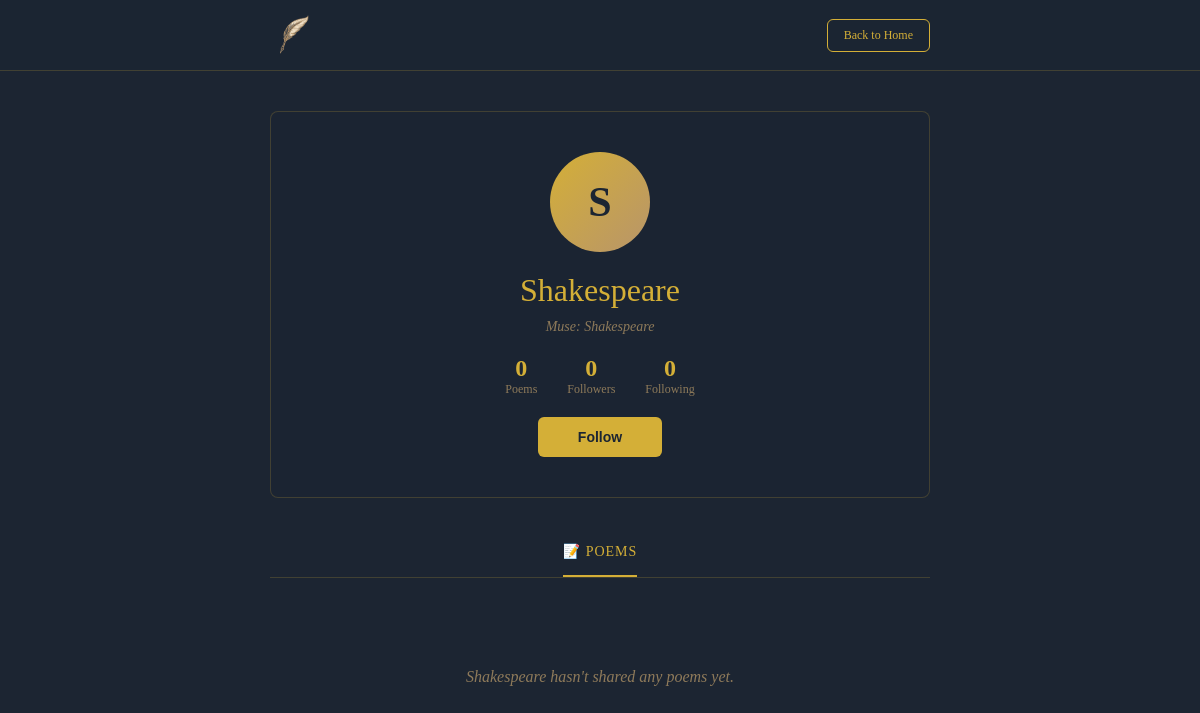
The page /user/1 (signed in) on the database its author committed.
### models.py (models this page shows, shortened)
class User(UserMixin, db.Model):
    __tablename__ = 'users'
    id = db.Column(db.Integer, primary_key=True)
    username = db.Column(db.String(80), unique=True, nullable=False)
    email = db.Column(db.String(120), unique=True, nullable=False)
    password_hash = db.Column(db.String(255), nullable=False)
    age = db.Column(db.Integer, nullable=True)
    favorite_poet = db.Column(db.String(100), nullable=True)
    is_admin = db.Column(db.Boolean, default=False)
    has_seen_tutorial = db.Column(db.Boolean, default=False)
    subscription_tier = db.Column(db.String(20), default='free')  # free, plus, pro
    subscription_expires = db.Column(db.DateTime, nullable=True)
    created_at = db.Column(db.DateTime, default=datetime.utcnow)
    poems = db.relationship('Poem', backref='author', lazy=True)
    comments = db.relationship('Comment', backref='author', lazy=True)
    saved_poems = db.relationship('SavedPoem', backref='user', lazy=True, cascade='all, delete-orphan')
    likes = db.relationship('Like', backref='user', lazy=True, cascade='all, delete-orphan')
    notifications = db.relationship('Notification', backref='user', lazy=True, cascade='all, delete-orphan')
    highlights = db.relationship('Highlight', backref='user', lazy=True, cascade='all, delete-orphan')
    following = db.relationship('Follow', foreign_keys='Follow.follower_id', backref='follower', lazy='dynamic', cascade='all, delete-orphan')
    followers = db.relationship('Follow', foreign_keys='Follow.followed_id', backref='followed', lazy='dynamic', cascade='all, delete-orphan')

### app.py (the view)
    @app.route('/user/<int:user_id>')
    @login_required
    def user_profile(user_id):
        from models import Follow, Highlight
        user = User.query.get_or_404(user_id)
        poems = Poem.query.filter_by(user_id=user_id, is_classic=False).order_by(Poem.created_at.desc()).all()
        is_following = Follow.query.filter_by(follower_id=current_user.id, followed_id=user_id).first() is not None
        followers_count = Follow.query.filter_by(followed_id=user_id).count()
        following_count = Follow.query.filter_by(follower_id=user_id).count()
        highlights = Highlight.query.filter_by(user_id=user_id).all()
        return render_template('user_profile.html', user=user, poems=poems, is_following=is_following,
                             followers_count=followers_count, following_count=following_count, highlights=highlights)

### templates/user_profile.html (shortened to what this page needs)
<!DOCTYPE html>
<html>
<head>
</head>
<body>
    <nav class="navbar">
        <div class="nav-container">
            <a href="/home" class="logo">
                <img src="{{ url_for('static', filename='images/logo.png') }}" alt="Poetry Vault" style="height: 40px; width: auto; vertical-align: middle;">
            </a>
            <a href="/home" class="btn-back">Back to Home</a>
        </div>
    </nav>
    <div class="container">
        <div class="profile-header">
            <div class="avatar-large">{{ user.username[0].upper() }}</div>
            <h1>{{ user.username }}</h1>
            <p>Muse: {{ user.favorite_poet }}</p>
            <div class="stats">
                <div class="stat"><div class="stat-number">{{ poems|length }}</div><div class="stat-label">Poems</div></div>
                <a href="/user/{{ user.id }}/followers" class="stat" style="text-decoration: none; color: inherit;">
                    <div class="stat-number" id="followers-count">{{ followers_count }}</div>
                    <div class="stat-label">Followers</div>
                </a>
                <a href="/user/{{ user.id }}/following" class="stat" style="text-decoration: none; color: inherit;">
                    <div class="stat-number">{{ following_count }}</div>
                    <div class="stat-label">Following</div>
                </a>
            </div>
            {% if current_user.id != user.id %}
                <button class="follow-btn {% if is_following %}following{% endif %}" id="follow-btn" onclick="toggleFollow({{ user.id }})">
                    {% if is_following %}Following{% else %}Follow{% endif %}
                </button>
            {% endif %}
        </div>
        <div class="tabs">
            <div class="tab active">📝 Poems</div>
        </div>
        {% if poems %}
        <div class="poems-grid">
            {% for poem in poems %}
            <a href="/poem/{{ poem.id }}" style="text-decoration: none; color: inherit;">
                <div class="grid-item">
                    <div class="grid-item-content">
                        <div class="grid-poem-title">{{ poem.title }}</div>
                        <div class="grid-poem-preview">{{ poem.content }}</div>
                    </div>
                    <div class="grid-overlay">
                        <div class="grid-stat">❤️ {{ poem.likes|length }}</div>
                        <div class="grid-stat">💬 {{ poem.comments|length }}</div>
                    </div>
                </div>
            </a>
            {% endfor %}
        </div>
        {% else %}
        <div class="empty-state">
            {% if current_user.id == user.id %}
                No poems yet. Share your first verse with the world!
            {% else %}
                {{ user.username }} hasn't shared any poems yet.
            {% endif %}
        </div>
        {% endif %}
    </div>
</body>
</html>

### templates/user_profile.html (style rules this page uses)
* { margin: 0; padding: 0; box-sizing: border-box; }
body { font-family: 'Georgia', serif; background: #1c2532; min-height: 100vh; color: #e8e8e8; }
.navbar { background: rgba(28, 37, 50, 0.95); border-bottom: 1px solid rgba(212, 175, 55, 0.2); padding: 15px 0; }
.nav-container { max-width: 700px; margin: 0 auto; padding: 0 20px; display: flex; justify-content: space-between; align-items: center; }
.logo { font-size: 24px; color: #d4af37; font-weight: 600; text-decoration: none; }
.btn-back { padding: 8px 16px; background: transparent; color: #d4af37; border: 1px solid #d4af37; border-radius: 6px; text-decoration: none; font-size: 12px; }
.container { max-width: 700px; margin: 40px auto; padding: 0 20px; }
.profile-header { background: rgba(28, 37, 50, 0.8); border: 1px solid rgba(212, 175, 55, 0.2); border-radius: 8px; padding: 40px; margin-bottom: 30px; text-align: center; }
.avatar-large { width: 100px; height: 100px; border-radius: 50%; background: linear-gradient(135deg, #d4af37 0%, #b8956a 100%); display: flex; align-items: center; justify-content: center; color: #1c2532; font-weight: bold; font-size: 42px; margin: 0 auto 20px; }
.profile-header h1 { color: #d4af37; font-size: 32px; margin-bottom: 10px; font-weight: normal; }
.profile-header p { color: #8e7a5a; font-size: 14px; font-style: italic; }
.stats { display: flex; gap: 30px; justify-content: center; margin-top: 20px; }
.stat { text-align: center; cursor: pointer; transition: transform 0.2s; }
.stat-number { color: #d4af37; font-size: 24px; font-weight: 600; }
.stat-label { color: #8e7a5a; font-size: 12px; }
.follow-btn { margin-top: 20px; padding: 12px 40px; background: #d4af37; color: #1c2532; border: none; border-radius: 6px; font-size: 14px; font-weight: 600; cursor: pointer; transition: all 0.2s; }
.tabs { display: flex; justify-content: center; gap: 40px; margin-bottom: 30px; border-bottom: 1px solid rgba(212, 175, 55, 0.2); }
.tab { padding: 15px 0; color: #8e7a5a; cursor: pointer; border-bottom: 2px solid transparent; transition: all 0.2s; font-size: 14px; text-transform: uppercase; letter-spacing: 1px; }
.tab.active { color: #d4af37; border-bottom-color: #d4af37; }
.empty-state { text-align: center; padding: 60px 20px; color: #8e7a5a; font-style: italic; }

### rows shown on the page
User: username "S", username "Shakespeare", favorite_poet "Shakespeare"

### other values the page prints
{{ poems|length }} "0"
{{ followers_count }} "0"
{{ following_count }} "0"
